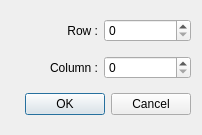
<?xml version="1.0" encoding="UTF-8"?>
<ui version="4.0">
 <class>uno_table_cell_form</class>
 <widget class="QDialog" name="uno_table_cell_form">
  <property name="geometry">
   <rect>
    <x>0</x>
    <y>0</y>
    <width>202</width>
    <height>135</height>
   </rect>
  </property>
  <property name="windowTitle">
   <string>Edit cell</string>
  </property>
  <layout class="QGridLayout" name="gridLayout">
   <item row="0" column="0">
    <widget class="QLabel" name="lRow">
     <property name="text">
      <string>Row :</string>
     </property>
     <property name="alignment">
      <set>Qt::AlignRight|Qt::AlignTrailing|Qt::AlignVCenter</set>
     </property>
    </widget>
   </item>
   <item row="0" column="1">
    <widget class="QSpinBox" name="spRow"/>
   </item>
   <item row="1" column="0">
    <widget class="QLabel" name="lColumn">
     <property name="text">
      <string>Column :</string>
     </property>
     <property name="alignment">
      <set>Qt::AlignRight|Qt::AlignTrailing|Qt::AlignVCenter</set>
     </property>
    </widget>
   </item>
   <item row="1" column="1">
    <widget class="QSpinBox" name="spColumn"/>
   </item>
   <item row="2" column="0" colspan="2">
    <widget class="QDialogButtonBox" name="buttonBox">
     <property name="orientation">
      <enum>Qt::Horizontal</enum>
     </property>
     <property name="standardButtons">
      <set>QDialogButtonBox::Cancel|QDialogButtonBox::Ok</set>
     </property>
    </widget>
   </item>
  </layout>
 </widget>
 <resources/>
 <connections>
  <connection>
   <sender>buttonBox</sender>
   <signal>accepted()</signal>
   <receiver>uno_table_cell_form</receiver>
   <slot>accept()</slot>
   <hints>
    <hint type="sourcelabel">
     <x>248</x>
     <y>254</y>
    </hint>
    <hint type="destinationlabel">
     <x>157</x>
     <y>274</y>
    </hint>
   </hints>
  </connection>
  <connection>
   <sender>buttonBox</sender>
   <signal>rejected()</signal>
   <receiver>uno_table_cell_form</receiver>
   <slot>reject()</slot>
   <hints>
    <hint type="sourcelabel">
     <x>316</x>
     <y>260</y>
    </hint>
    <hint type="destinationlabel">
     <x>286</x>
     <y>274</y>
    </hint>
   </hints>
  </connection>
 </connections>
</ui>
